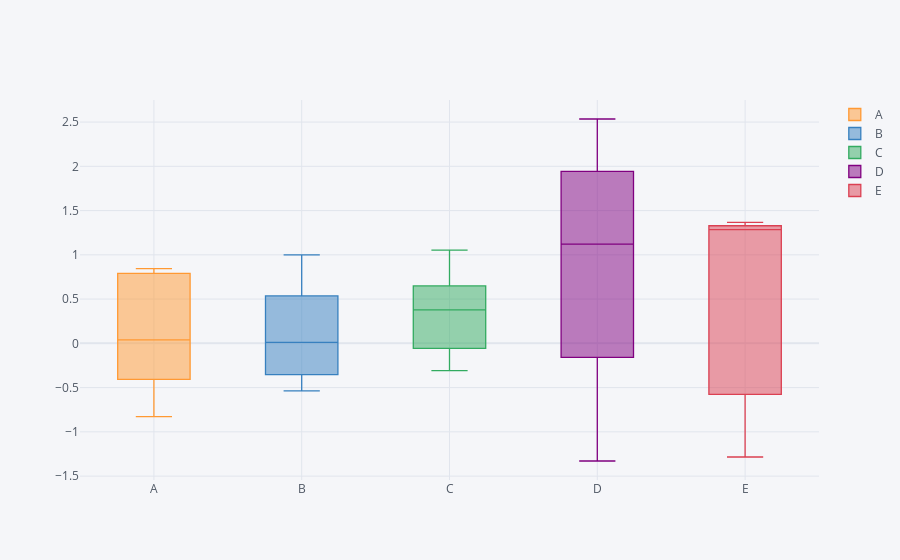

Notebook code cell kept with this figure:
### Markdown cell above
# Box

### Code cell
df.iplot(kind = "box")

### Figure 1 — Plotly figure (JSON) as saved in the notebook; plotly's stock layout.template omitted (floating-point values rounded to 4 significant figures)
{"data": [{"boxpoints": false, "line": {"width": 1.3}, "marker": {"color": "rgba(255, 153, 51, 1.0)"}, "name": "A", "orientation": "v", "type": "box", "y": [0.8433, 0.7728, -0.268, 0.03811, -0.8283]}, {"boxpoints": false, "line": {"width": 1.3}, "marker": {"color": "rgba(55, 128, 191, 1.0)"}, "name": "B", "orientation": "v", "type": "box", "y": [0.0112, -0.5366, 0.3821, -0.2934, 0.9988]}, {"boxpoints": false, "line": {"width": 1.3}, "marker": {"color": "rgba(50, 171, 96, 1.0)"}, "name": "C", "orientation": "v", "type": "box", "y": [0.02632, 0.379, 1.052, -0.3083, 0.515]}, {"boxpoints": false, "line": {"width": 1.3}, "marker": {"color": "rgba(128, 0, 128, 1.0)"}, "name": "D", "orientation": "v", "type": "box", "y": [1.746, 1.121, -1.329, 0.2323, 2.535]}, {"boxpoints": false, "line": {"width": 1.3}, "marker": {"color": "rgba(219, 64, 82, 1.0)"}, "name": "E", "orientation": "v", "type": "box", "y": [-1.284, 1.286, 1.368, -0.3405, 1.315]}], "layout": {"legend": {"bgcolor": "#F5F6F9", "font": {"color": "#4D5663"}}, "paper_bgcolor": "#F5F6F9", "plot_bgcolor": "#F5F6F9", "title": {"font": {"color": "#4D5663"}}, "xaxis": {"gridcolor": "#E1E5ED", "showgrid": true, "tickfont": {"color": "#4D5663"}, "title": {"font": {"color": "#4D5663"}, "text": ""}, "zerolinecolor": "#E1E5ED"}, "yaxis": {"gridcolor": "#E1E5ED", "showgrid": true, "tickfont": {"color": "#4D5663"}, "title": {"font": {"color": "#4D5663"}, "text": ""}, "zerolinecolor": "#E1E5ED"}}}
